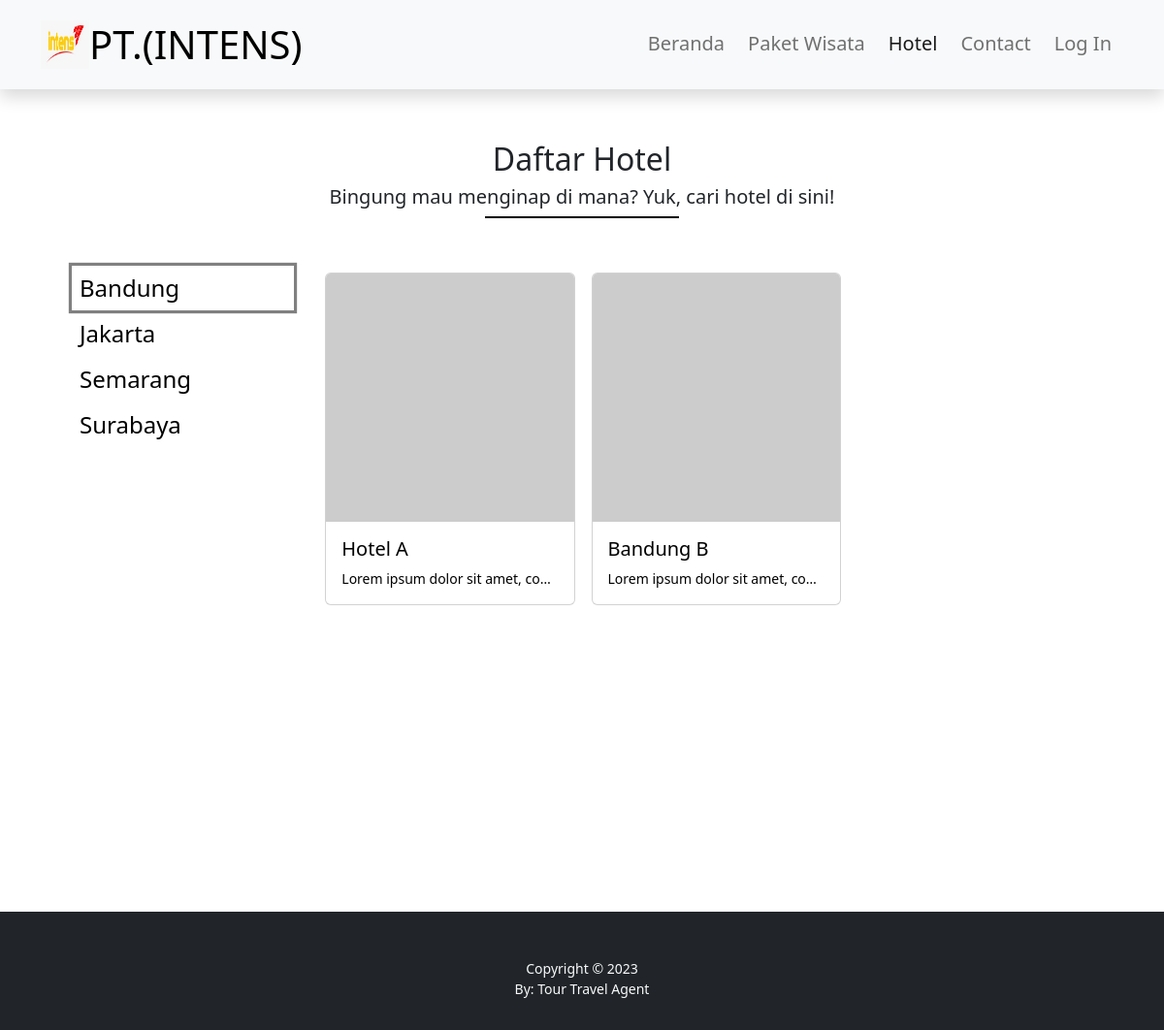
The app's page /public/hotel/bandung with its own data.
### tables this page shows
CREATE TABLE `daerah` (
  `daerah_id` int(11) NOT NULL,
  `name` varchar(255) NOT NULL,
  `slug` varchar(255) NOT NULL
);

CREATE TABLE `tb_hotel` (
  `hotel_id` int(11) NOT NULL,
  `name` varchar(255) NOT NULL,
  `slug` varchar(255) NOT NULL,
  `daerah_id` int(11) NOT NULL,
  `price` varchar(255) NOT NULL,
  `facility` text NOT NULL,
  `image` varchar(255) NOT NULL
);

### app/core/Controller.php (called while the page is built, shortened)
<?php
class Controller
{
    public function view($view, $data = [])
    {
        require_once "../app/views/$view.php";
    }
    public function model($model)
    {
        return new $model;
    }
}

### app/core/App.php (called while the page is built, shortened)
<?php
class App
{
    protected
        $controller = "Home",
        $method = "Index",
        $data = [];
    public function __construct()
    {
        $url = $this->parseURL();
        if (isset($url[0])) {
            if (file_exists('../app/controllers/' . $url[0] . '.php')) {
                unset($url[0]);
            }
        }
        $this->controller = new $this->controller;
        if (!empty($url)) {
            $this->data = array_values($url);
        }
        call_user_func_array([$this->controller, $this->method], $this->data);
    }
    public function parseURL()
    {
        if (isset($_GET['url'])) {
            $url = rtrim($_GET['url'], '/');
            $url = filter_var($url, FILTER_SANITIZE_URL);
            $url = explode('/', $url);
            return $url;
        }
    }
}

### public/index.php (called while the page is built, shortened)
<?php
$app = new App;

### app/core/Database.php (called while the page is built, shortened)
<?php
class Database
{
    private
        $dbhost = DBHost,
        $dbuser = DBUser,
        $dbpass = DBPass,
        $dbname = DBName;
    private
        $dbh,
        $stmt;
    public function __construct()
    {
        $dsn = "mysql:host={$this->dbhost};dbname={$this->dbname}";
        $option = [
            PDO::ATTR_PERSISTENT => true,
            PDO::ATTR_ERRMODE => PDO::ERRMODE_EXCEPTION
        ];
        try {
            $this->dbh = new PDO($dsn, "{$this->dbuser}", "{$this->dbpass}", $option);
        } catch (PDOException $e) {
            die($e->getMessage());
        }
    }
    public function query($query)
    {
        $this->stmt = $this->dbh->prepare($query);
    }
    public function execute()
    {
        $this->stmt->execute();
    }
    public function resultSet()
    {
        $this->execute();
        return $this->stmt->fetchAll(PDO::FETCH_ASSOC);
    }
    public function single()
    {
        $this->execute();
        return $this->stmt->fetch(PDO::FETCH_ASSOC);
    }
}

### app/models/hotel_model.php (called while the page is built, shortened)
<?php
class hotel_model
{
    private
        $db,
        $table = 'tb_hotel';
    public function __construct()
    {
        $this->db = new Database;
    }
    public function getData()
    {
        $this->db->query("SELECT * FROM {$this->table}");
        return $this->db->resultSet();
    }
    public function getAllDaerah()
    {
        $this->db->query("SELECT * FROM daerah");
        return $this->db->resultSet();
    }
    public function getByDaerah($slug)
    {
        $query = "SELECT {$this->table}.`name`, {$this->table}.`slug`, {$this->table}.`daerah_id`, {$this->table}.`price`, {$this->table}.`facility`, {$this->table}.`image` FROM `{$this->table}` LEFT JOIN `daerah` ON `{$this->table}`.`daerah_id` = `daerah`.`daerah_id` WHERE `daerah`.`slug` = '$slug'";
        $this->db->query($query);
        return $this->db->resultSet();
    }
}

### app/models/user_model.php (called while the page is built, shortened)
<?php
class user_model
{
    private
        $db,
        $table = 'tb_user';
    public function __construct()
    {
        $this->db = new Database;
    }
    public function getByEmail($email)
    {
        $this->db->query("SELECT * FROM {$this->table} WHERE email='$email'");
        return $this->db->single();
    }
}

### app/views/Hotel/index2.php (the view, shortened to what this page needs)
<div class="row">
    <div class="col">
        <div class="text-center my-5">
            <div class="fs-2">Daftar Hotel</div>
            <p class="heading-section fs-5">Bingung mau menginap di mana? Yuk, cari hotel di sini!</p>
        </div>
        <div class="row">
            <div class="col-md-3">
                <ul class="city-select">
                    <?php foreach ($data['daerah'] as $daerah) : ?>
                        <li>
                            <a href="<?= BASEURL; ?>/hotel/<?= $daerah['slug']; ?>" class="fs-4 px-2 <?= $data['slug'] == $daerah['slug'] ? 'selected-city' : ''; ?>"><?= $daerah['name']; ?></a>
                        </li>
                    <?php endforeach; ?>
                </ul>
            </div>
            <?php if (count($data['hotel'])) : ?>
                <div class="col-md-9">
                    <?php foreach ($data['hotel'] as $hotel) : ?>
                        <div class="card float-start my-2" style="width: 31%; margin-right:1%; margin-left:1%">
                            <div class="card-body card-tempat p-0">
                                <img src="https://picsum.photos/300/300?random=1" class="card-img-top img-fluid mb-3" alt="...">
                                <a href="" class="card-link stretched-link tampilDataHotel px-3 pb-3 d-block" data-bs-toggle="modal" data-bs-target="#exampleModal" data-slug="<?= $hotel['slug']; ?>">
                                    <h5 class="card-title"><?= $hotel['name']; ?></h5>
                                    <p class="card-text text-truncate"><?= $hotel['facility']; ?></p>
                                </a>
                            </div>
                        </div>
                    <?php endforeach; ?>
                </div>
            <?php else : ?>
                <div class="col-md-6">
                    <div class="fs-3 text-center mt-5">Hotel Belum Tersedia</div>
                </div>
            <?php endif; ?>
        </div>
    </div>
</div>

### public/css/style.css (style rules this page uses)
a, a:visited, a:hover { text-decoration: none; color: black; }
li { list-style: none; }
.city-select li a { width: 100%; padding: 5px 0; margin: 1px 0; display: block; }
.selected-city { box-shadow: 0 0 1px 3px grey; box-sizing: border-box; }
.heading-section::after { content: ''; width: 200px; height: 2px; background-color: black; margin: 5px auto; display: block; }

### public/css/dashboard.css (style rules this page uses)
body { font-size: .875rem; }

### records on screen
daerah: name "Bandung"
daerah: name "Jakarta"
daerah: name "Semarang"
daerah: name "Surabaya"
tb_hotel: name "Hotel A", facility "Lorem ipsum dolor sit amet, co…"
tb_hotel: name "Bandung B", facility "Lorem ipsum dolor sit amet, co…"
